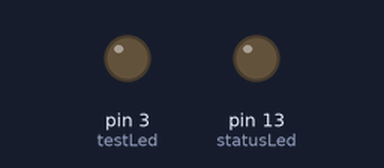
Bench run of a sketch on a simulated Arduino Uno, built with avr-gcc and run on an emulated ATmega328P. On the bench: output pins drawn as LEDs (lit = HIGH).

Above: at 4.5 s.
At 9.5 s:
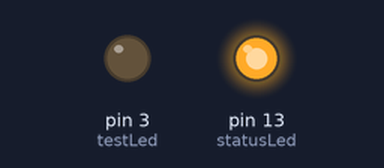
At 10.1 s:
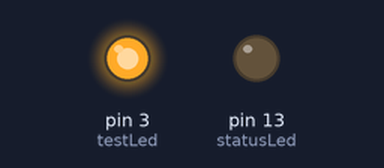
Timing chart, 0 to 13.3 s (numbered marks = the images above):
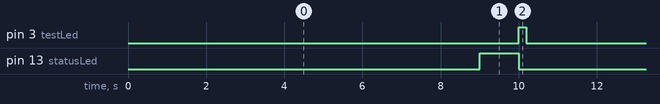

Measured:
- by itself, pin 3 (testLed): alternates HIGH for 0.20 s and LOW for 10.0 s
- by itself, pin 13 (statusLed): alternates HIGH for 1.0 s and LOW for 9.2 s
- by itself, everything shown: repeats every 10.2 s, in 3 steps

The sketch:

testTakePicture.ino
```cpp
#define statusLed 13
#define testLed 3

void setup() {
  // put your setup code here, to run once:
  pinMode(testLed, OUTPUT);
  pinMode(statusLed, OUTPUT);
}

void loop() {
  // put your main code here, to run repeatedly:
  delay(9000);
  digitalWrite(statusLed, HIGH);
  delay(1000);
  digitalWrite(statusLed, LOW);
  digitalWrite(testLed, HIGH);
  delay(200);
  digitalWrite(testLed, LOW);
}
```
